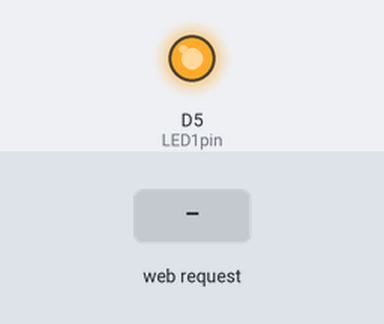
This sketch was run on a simulated ESP8266 (NodeMCU). Shown: output pins drawn as LEDs (lit = HIGH). The inputs (shaded band) are chosen by the test bench. WiFi joins after 1.5 s; servers stay silent unless stated; what the sketch prints to the serial monitor is not drawn.

Above: at 3.9 s.
4.0 s: HTTP request GET /relay1on received
At 5.4 s:
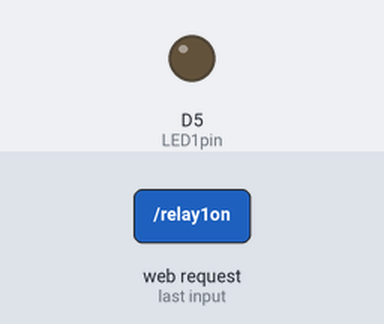
Timing chart, 0 to 7.2 s (numbered marks = the images above; inputs shaded):
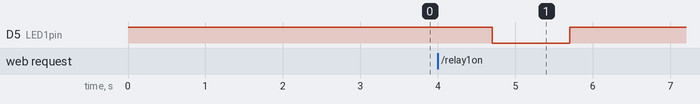

Measured:
- after the input at 4.0 s, D5 (LED1pin): HIGH → LOW after 0.70 s, → HIGH 1.0 s later

The sketch:

Switch.ino
```cpp
#include <Time.h>
#include <TimeLib.h>
#include <ESP8266WiFi.h>
//ESP Web Server Library to host a web page
#include <ESP8266WebServer.h>
#include <ESP8266HTTPClient.h>


#include <ArduinoJson.h>

#define DEBUG_ON

const char *ssid = "xxxxxx";     // Set you WiFi SSID
const char *password = "xxxxxx";

//Comun cerrado
const uint8_t valorEncendido = LOW;
const uint8_t valorApagado = HIGH;

uint8_t LED1pin = D5;
const uint8_t horaEncendido = 18;
const uint8_t horaApagado = 22;
uint8_t LED1status = valorApagado;
bool basedOnTime = true;

int actualHour;
int actualMinute;
int actualsecond;
int actualyear;
int actualMonth;
int actualday;

ESP8266WebServer server(80); //Server on port 80

void setup() {
  pinMode(LED1pin, OUTPUT);
  digitalWrite(LED1pin,LED1status);
  Serial.begin(115200);
  WiFi.mode(WIFI_AP_STA);
  WiFi.begin(ssid, password);
  Serial.print("Conectando");
  while (WiFi.status() != WL_CONNECTED)
  {
    // not connected to the network
    delay(500);
    Serial.print(".");
  }
  Serial.println();

  Serial.println("Conectado (Y)");

  Serial.println("Direccion IP: ");
  Serial.println(WiFi.localIP());
  server.on("/", handle_OnConnect);

  server.on("/relay1on", handle_led1on);
  server.on("/relay1off", handle_led1off);

  server.on("/time", handle_change_basedOnTime);
  server.on("/desactivate", handle_OnDesactivate);

  server.onNotFound(handle_NotFound);

  server.begin();
  Serial.println("Servidor HTTP listo");


  HTTPClient http;    //Declare object of class HTTPClient


  http.begin("http://ruedadifusion.com/JP/getTime.php");              //Specify request destination
  int httpCode = http.GET();   //Send the request
  String payload = http.getString();    //Get the response payload

  if (httpCode > 0) {

    if (httpCode == HTTP_CODE_OK || httpCode == HTTP_CODE_MOVED_PERMANENTLY) {
      Serial.println("payload= " + payload);
      //JSON
      // Enough space for:
      // + 1 object with 3 members
      // + 2 objects with 1 member
      const int capacity = JSON_OBJECT_SIZE(6) + 2 * JSON_OBJECT_SIZE(1);
      DynamicJsonDocument doc(capacity);
      DeserializationError err = deserializeJson(doc, payload);

      actualHour = doc["hour"].as<int>();
      actualMinute = doc["minute"].as<int>();
      actualsecond = doc["seconds"].as<int>()+10;
      actualday = doc["day"].as<int>();
      actualMonth = doc["month"].as<int>();
      actualyear = doc["year"].as<int>();

      setTime(actualHour, actualMinute, actualsecond, actualday, actualMonth, actualyear);

    } else {
      Serial.printf("Error trayendo hora", http.errorToString(httpCode).c_str());
    }
  } else {
    Serial.printf("[HTTP} No fue posible realizar la peticion\n");
  }
  http.end();  //Close connection
  delay(1000);

}

void loop() {
  time_t t = now();

  //Serial.println(hora_string);
  //Setear todo
  actualHour = hour(t);
  actualMinute = minute(t);
  actualsecond = second(t);
  actualday = day(t);
  actualMonth = month(t);
  actualyear = year(t);
  if (basedOnTime == true) {

    if (actualHour >= horaEncendido && actualHour < horaApagado) {
      if (LED1status == valorApagado) {
        digitalWrite(LED1pin, valorEncendido);
        LED1status = valorEncendido;
      }
    } else {
      if (LED1status == valorEncendido) {
        if (actualday != 24 || actualday != 31) {
          digitalWrite(LED1pin, valorApagado);
          LED1status = valorApagado;
        }
      }
    }
  }

  server.handleClient();
  if (LED1status == valorEncendido)
  {
    digitalWrite(LED1pin, valorEncendido);
  }
  else
  {
    digitalWrite(LED1pin, valorApagado);
  }
  delay(1000);//cada minuto
}

void handle_OnConnect()
{
  server.send(200, "text/html", SendHTML(LED1status));
}
void handle_OnDesactivate()
{
  LED1status = valorApagado;
  /*LED2status = LOW;
    LED3status = LOW;
    LED4status = LOW;*/
  server.send(200, "text/html", SendHTML(LED1status));
}

void handle_led1on()
{
  LED1status = valorEncendido;
  server.send(200, "text/html", SendHTML(LED1status));
}

void handle_led1off()
{

  LED1status = valorApagado;
  server.send(200, "text/html", SendHTML(LED1status));
}
void handle_change_basedOnTime() {

  if (basedOnTime == true) {
    basedOnTime = false;
  } else {
    basedOnTime = true;
  }
  server.send(200, "text/html", SendHTML(LED1status));
}

void handle_NotFound()
{
  server.send(404, "text/plain", "Not found");
}

String SendHTML(uint8_t led1stat)
{
  String hora_string = "";
  hora_string += actualday;
  hora_string += "/";
  hora_string += actualMonth;
  hora_string += "/";
  hora_string += actualyear;
  hora_string += " ";
  hora_string += actualHour;
  hora_string += ":";
  hora_string += actualMinute;
  hora_string += ":";
  hora_string += actualsecond;
  String ptr = "<!DOCTYPE html> <html>\n";
  ptr += "<head><meta name=\"viewport\" content=\"width=device-width, initial-scale=1.0, user-scalable=no\">\n";
  ptr += "<title>Switch Casa Gomez </title>\n";
  ptr += "<style>html { font-family: Helvetica; display: inline-block; margin: 0px auto; text-align: center;}\n";
  ptr += "body{margin-top: 50px;} h1 {color: #444444;margin: 50px auto 30px;} h3 {color: #444444;margin-bottom: 50px;}\n";
  ptr += ".button {display: block;width: 120px;background-color: #6E0000;border: none;color: white;padding: 13px 30px;text-decoration: none;font-size: 20px;margin: 0px auto 35px;cursor: pointer;border-radius: 4px;}\n";
  ptr += ".button-on {background-color: #1abc9c;}\n";
  ptr += ".button-on:active {background-color: #16a085;}\n";
  ptr += ".button-off {background-color: #34495e;}\n";
  ptr += ".button-off:active {background-color: #2c3e50;}\n";
  ptr += "p {font-size: 14px;color: #888;margin-bottom: 10px;}\n";
  ptr += "</style>\n";
  ptr += "</head>\n";
  ptr += "<body>\n";
  ptr += "<h1>Hora: ";
  ptr += hora_string;
  ptr += "</h1>\n";

  if (led1stat == valorEncendido)
  {
    ptr += "<p>RELAY 1 Status: ON</p><a class=\"button button-off\" href=\"/relay1off\">OFF</a>\n";
  }
  else
  {
    ptr += "<p>RELAY 1 Status: OFF</p><a class=\"button button-on\" href=\"/relay1on\">ON</a>\n";
  }
  if (basedOnTime == true) {
    ptr += "<p>Se rige por las horas: Si</p><a class=\"button button-off\" href=\"/time\">NO</a>\n";
  } else {
    ptr += "<p>Se rige por las horas: No</p><a class=\"button button-on\" href=\"/time\">SI</a>\n";
  }
  /*
    if (led2stat == HIGH)
    {
    ptr += "<p>RELAY 2 Status: ON</p><a class=\"button button-off\" href=\"/relay2off\">OFF</a>\n";
    }
    else
    {
    ptr += "<p>RELAY 2 Status: OFF</p><a class=\"button button-on\" href=\"/relay2on\">ON</a>\n";
    }

    if (led3stat == HIGH)
    {
    ptr += "<p>RELAY 3 Status: ON</p><a class=\"button button-off\" href=\"/relay3off\">OFF</a>\n";
    }
    else
    {
    ptr += "<p>RELAY 3 Status: OFF</p><a class=\"button button-on\" href=\"/relay3on\">ON</a>\n";
    }

    if (led4stat == HIGH)
    {
    ptr += "<p>RELAY 4 Status: ON</p><a class=\"button button-off\" href=\"/relay4off\">OFF</a>\n";
    }
    else
    {
    ptr += "<p>RELAY 4 Status: OFF</p><a class=\"button button-on\" href=\"/relay4on\">ON</a>\n";
    }
  */
  //boton de desactivar

  ptr += "<a class=\"button\" href=\"/desactivate\">DESACTIVAR</a>\n";

  ptr += "</body>\n";
  ptr += "</html>\n";
  return ptr;
}
```
